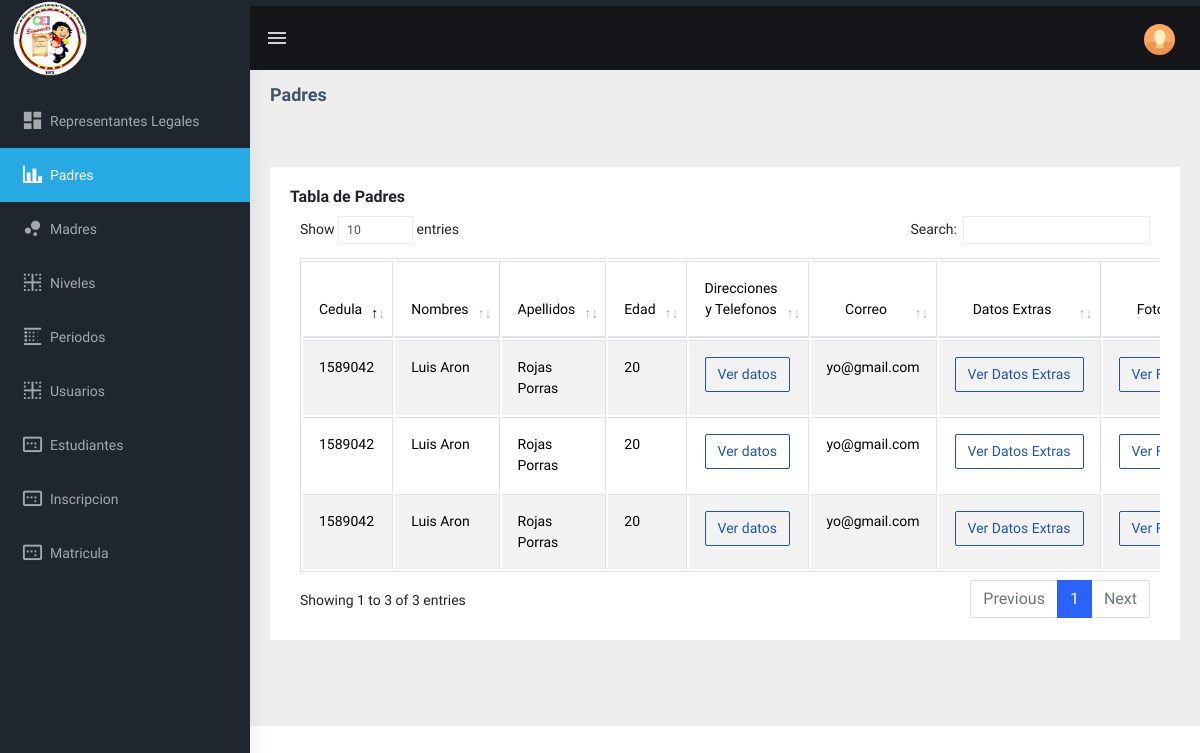
The page /admin/padres.php (signed in) on the database its author committed.
### tables this page shows
CREATE TABLE `papa` (
  `cedula_papa` varchar(10) NOT NULL,
  `nombres` varchar(25) NOT NULL,
  `apellidos` varchar(25) NOT NULL,
  `codigo_estadocivil` int(3) NOT NULL,
  `codigo_nacionalidad` int(3) NOT NULL,
  `fecha_nacimiento` date NOT NULL,
  `direccion_habitacion` varchar(80) NOT NULL,
  `telefono_habitacion` varchar(11) NOT NULL,
  `direccion_trabajo` varchar(80) NOT NULL,
  `telefono_trabajo` varchar(11) NOT NULL,
  `codigo_nivelacademico` int(3) NOT NULL,
  `ocupacion` varchar(100) NOT NULL,
  `profesion` varchar(100) NOT NULL,
  `correo` varchar(50) NOT NULL,
  `datos_extras` varchar(150) NOT NULL,
  `foto_papa` longblob DEFAULT NULL,
  `codigo_estado` int(3) NOT NULL DEFAULT 1,
  `telefono` varchar(20) NOT NULL,
  `edad` int(11) NOT NULL DEFAULT 0
);

### admin/padres.php (the view, shortened to what this page needs)
<!DOCTYPE html>
<html dir="ltr" lang="en">
<head>
    <link href="https://cdn.jsdelivr.net/npm/bootstrap@5.3.3/dist/css/bootstrap.min.css" rel="stylesheet">
    <link href="../assets/libs/flot/css/float-chart.css" rel="stylesheet">
    <link rel="stylesheet" type="text/css" href="../assets/extra-libs/multicheck/multicheck.css">
    <link href="../assets/libs/datatables.net-bs4/css/dataTables.bootstrap4.css" rel="stylesheet">
    <link href="../dist/css/style.min.css" rel="stylesheet">
    <link href="css/formulario.css" rel="stylesheet">
    <link rel="stylesheet" href="../assets/libs/sweetAlerts2/sweetalert2.css">
</head>
<body>
    <?php
    include 'includes/navbar.php';
    include '../php/conexion.php';
    $sentencia = ("SELECT a.*, b.descripcion as estadoc, c.descripcion as nacionalidad, d.descripcion as nivela, e.estado
    FROM papa a, estado_civil b, nacionalidad c, nivel_academico d, estado e, v_estudiantesactivos f
    WHERE a.codigo_estadocivil=b.codigo_estadocivil and
    a.codigo_nacionalidad=c.codigo_nacionalidad and
    a.codigo_nivelacademico=d.codigo_nivelacademico and
    a.codigo_estado=e.codigo_estado AND f.cedula_papa = a.cedula_papa");
    $mostrar = mysqli_query($conexion, $sentencia);
    ?>
    <div class="page-wrapper">
        <div class="page-breadcrumb">
            <div class="row">
                <div class="col-12 d-flex no-block align-items-center">
                    <h4 class="page-title">Padres</h4>
                </div>
            </div>
        </div>
        <div class="container-fluid">
            <div class="row">
                <div class="col-md-12">
                    <div class="border-top">
                        <div class="card-body">
                        </div>
                    </div>
                    <div class="card">
                        <div class="card-body">
                            <h5 class="card-title">Tabla de Padres</h5>
                            <div class="table-responsive">
                                <table id="zero_config" class="table table-striped table-bordered">
                                    <thead>
                                        <tr>
                                            <th style="text-align:center;">Cedula</th>
                                            <th style="text-align:center;">Nombres</th>
                                            <th style="text-align:center;">Apellidos</th>
                                            <th style="text-align:center;">Edad</th>
                                            <th style="text-align:center;">Direcciones y Telefonos</th>
                                            <th style="text-align:center;">Correo</th>
                                            <th style="text-align:center;">Datos Extras</th>
                                            <th style="text-align:center;">Foto</th>
                                        </tr>
                                    </thead>
                                    <tbody>
                                        <?php
                                        while ($r = mysqli_fetch_array($mostrar)) {
                                        ?>
                                            <tr>
                                                <th><?php echo $r['cedula_papa'] ?></th>
                                                <th><?php echo $r['nombres'] ?></th>
                                                <th><?php echo $r['apellidos'] ?></th>
                                                <th><?php echo $r['edad'] ?></th>
                                                <th><button type="button" class="btn btn-outline-info" data-toggle="modal" data-target="#verd<?php echo $r['cedula_papa']; ?>">Ver datos</button></th>
                                                <th><?php echo $r['correo'] ?></th>
                                                <th><button type="button" class="btn btn-outline-info" data-toggle="modal" data-target="#verde<?php echo $r['cedula_papa']; ?>">Ver Datos Extras</button></th>
                                                <th><button type="button" class="btn btn-outline-info" data-toggle="modal" data-target="#ver<?php echo $r['cedula_papa']; ?>">Ver Foto</button></th>
                                            </tr>
                                        <?php
                                        }
                                        ?>
                                    </tbody>
                                </table>
                            </div>
                        </div>
                    </div>
                </div>
            </div>
        </div>
</body>
</html>

### admin/css/formulario.css (style rules this page uses)
* { box-sizing: border-box; }

### rows shown on the page
papa: cedula_papa "1589042", nombres "Luis Aron", apellidos "Rojas Porras", edad "20", correo "yo@gmail.com"
